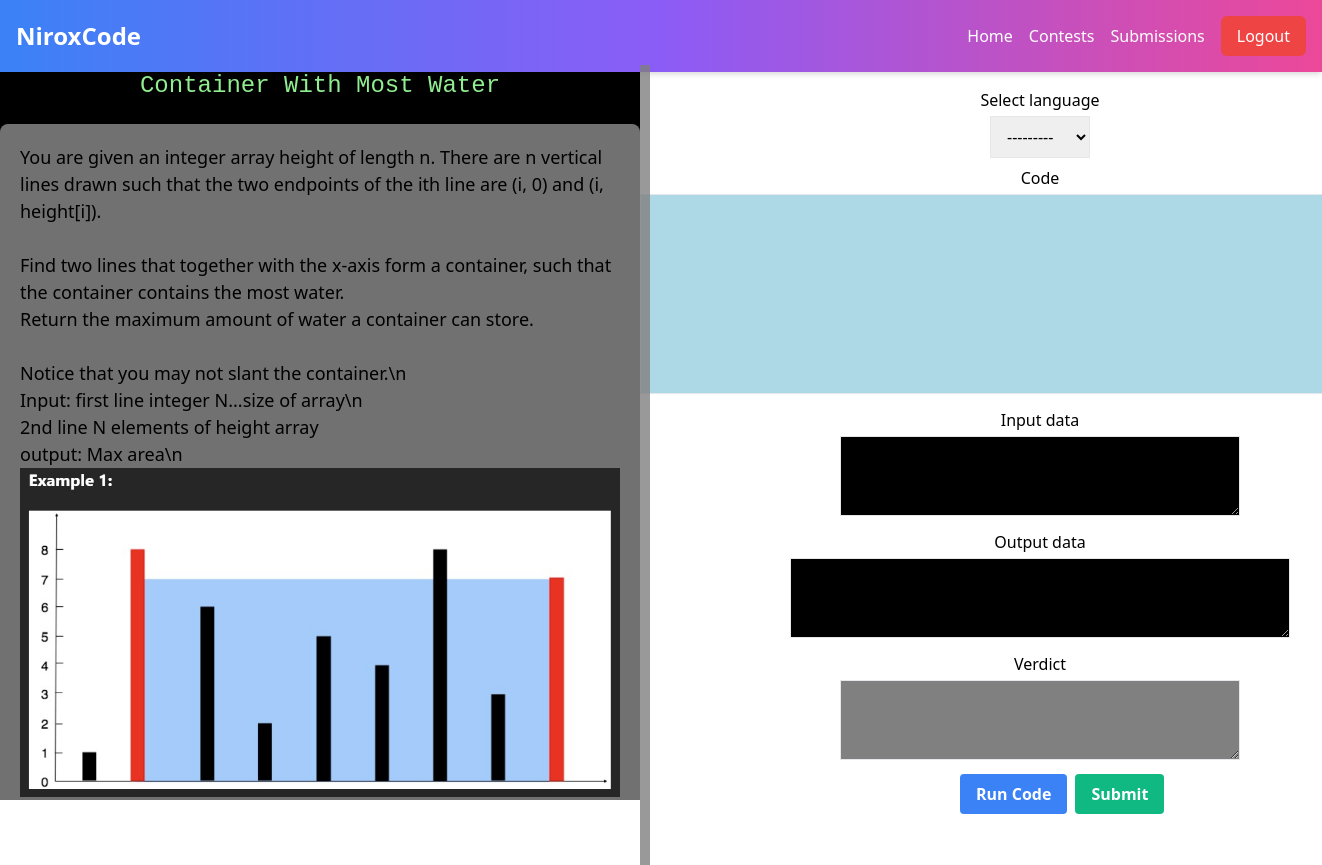
Screenshot of /home/all_problems/14/ (signed in) with the database file from the repository.
### home/models.py (models this page shows, shortened)
class Problem(models.Model):
    name=models.CharField(max_length=100)
    difficulty = models.CharField(
        max_length=10,
        blank=True,
        choices=[("Hard", "Hard"), ("Easy", "Easy"), ("Medium", "Medium")],
    )
    description=models.TextField()
    added_at=models.DateTimeField(auto_now_add=True)
    for_contest=models.BooleanField(default=False)
    has_image=models.BooleanField(default=False)
    image = models.ImageField(upload_to='media/images/', blank=True, null=True)

### home/views.py (the view)
# urls.py: path('all_problems/<int:problem_id>/', problem_desc, name='detail'),
@login_required
def problem_desc(request,problem_id):
    problem=Problem.objects.get(id=problem_id)
    submission_result=None
    if request.method == "POST":
        form = CodeRunnerForm(request.POST)
        action=request.POST.get('action')
        if form.is_valid():
            run = form.save(commit=False)
            if action=="run_code":
                op = run_code(run.language, run.code, run.input_data)
                run.output_data = op
                run.save()
                form = CodeRunnerForm(instance=run)
            elif action=="submit_code":
                submission_result = Submit(run.language, run.code, problem_id,request.user.id)
                run.verdict=submission_result
                run.save()
                form = CodeRunnerForm(instance=run)
    else:
        form = CodeRunnerForm()
    context = {
        'problem': problem,
        'form': form,
        'submission result':submission_result
    }
    return render(request, "problem.html", context)

### home/templates/problem.html (shortened to what this page needs)
<!DOCTYPE html>
<html lang="en">
<head>
    <link href="https://cdn.jsdelivr.net/npm/tailwindcss@2.2.19/dist/tailwind.min.css" rel="stylesheet">
</head>
<body>
    <div class="container">
        <nav class="bg-gradient-to-r from-blue-500 via-purple-500 to-pink-500 p-4 shadow-md w-full flex justify-between items-center fixed top-0 left-0 right-0">
            <div class="container mx-auto flex justify-between items-center">
                <a href="#" class="text-white text-2xl font-bold">NiroxCode</a>
                <div class="flex space-x-4">
                    <a href="/home/all_problems/" class="text-white hover:text-gray-200 transition duration-200">Home</a>
                    <a href="#" class="text-white hover:text-gray-200 transition duration-200">Contests</a>
                    <a href="/home/submissions/" class="text-white hover:text-gray-200 transition duration-200">Submissions</a>
                </div>
            </div>
            {% if user.is_authenticated %}
            <form method="post" action="{% url 'logout' %}" class="ml-4">
                <button type="submit" class="px-4 py-2 text-white bg-red-500 rounded-md hover:bg-red-600 transition duration-200">Logout</button>
            </form>
            {% endif %}
        </nav>
        <div class="panel black" id="black-panel">
            <br><br>
            <h1 class="problem-title">{{ problem.name }}</h1>
            <div class="details-box">
                {{ problem.description|linebreaksbr }}
                {% if problem.has_image %}
                    <img src="{{ problem.image.url }}" alt="Problem Image">
                {% endif %}
            </div>
        </div>
        <div class="slider" id="slider"></div>
        <div class="panel white" id="white-panel">
            <br><br><br>
            <form method="post" class="mt-4 space-y-2">
                <div>
                    <h5 class="mb-1">Select language</h5>
                    {{ form.language }}
                </div>
                <div>
                    <h5 class="mb-1">Code</h5>
                    {{ form.code }}
                </div>
                <div>
                    <h5 class="mb-1">Input data</h5>
                    {{ form.input_data }}
                </div>
                <div>
                    <h5 class="mb-1">Output data</h5>
                    {{ form.output_data }}
                </div>
                <div>
                    <h5 class="mb-1">Verdict</h5>
                    {{ form.verdict }}
                </div>
                <div class="flex space-x-2 mt-4  ">
                    <button type="submit" name="action" value="run_code" class="bg-blue-500 hover:bg-blue-700 text-white font-bold py-2 px-4 ml-80  rounded transition duration-200">
                        Run Code
                    </button>
                    <button type="submit" name="action" value="submit_code" class="bg-green-500 hover:bg-green-700 text-white font-bold py-2 px-4 rounded transition duration-200">
                        Submit
                    </button>
                </div>
            </form>
        </div>
    </div>
</body>
</html>

### home/templates/problem.html (style rules this page uses)
body { margin: 0; padding: 0; height: 100vh; }
.container { display: flex; height: 100%; position: relative; }
.panel { flex: 1; transition: flex 0.3s ease; }
.black { background-color: black; overflow-y: auto; color: white; text-align: center; }
.white { background-color: white; color: black; text-align: center; }
.slider { position: absolute; top: 65px; bottom: 0; width: 10px; height: 100%; cursor: ew-resize; background-color: gray; z-index: 1; opacity: 0.8; transition: background-color 0.3s ease; }
.problem-title { font-family:'Courier New', Courier, monospace; font-size: 1.5rem; padding: 20px; color: lightgreen; text-align: center; }
.details-box { background-color: #f0f0f078; color: black; padding: 20px; border-radius: 8px; box-shadow: 0 4px 8px rgba(0, 0, 0, 0.2); text-align: left; font-size: large; }
.details-box img { max-width: 100%; height: auto; max-height: 100%; }

### rows the page displays
Problem: name "Container With Most Water", description "You are given an integer array height of length n. There are n vertical lines drawn such that the two endpoints of the ith line are (i, 0) and (i, height[i]). Find two lines that together with the x-axis form a container, such that the container contains the most water. Return the maximum amount of water a container can store. Notice that you may not slant the container.\\n Input: first line integer N...size of array\\n 2nd line N elements of height array output: Max area\\n", image (picture)
